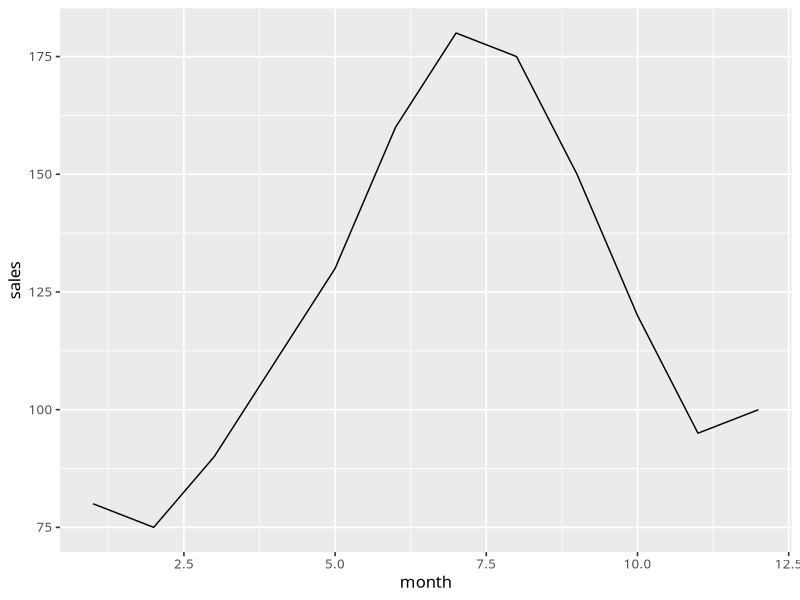
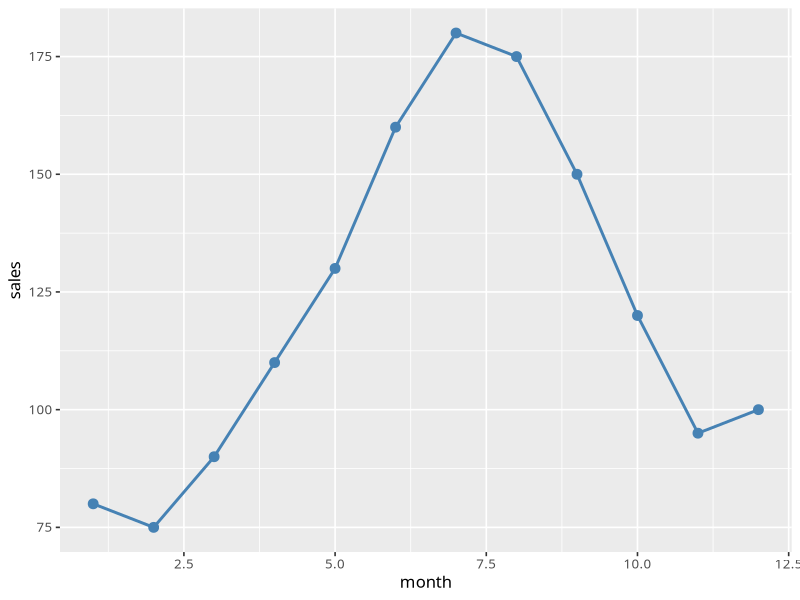
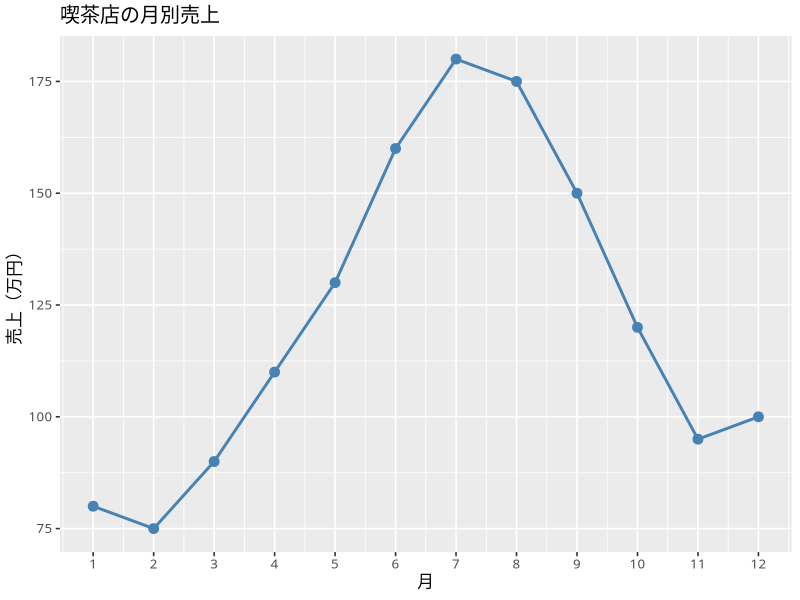
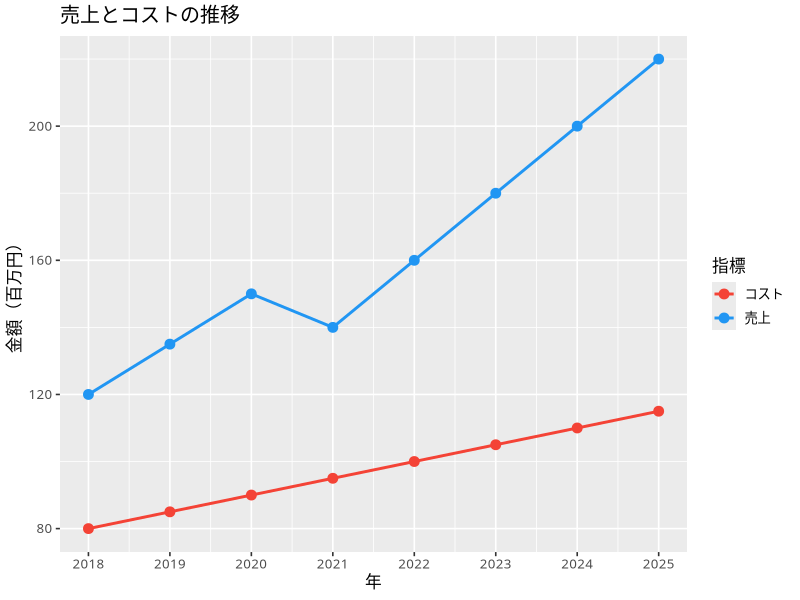
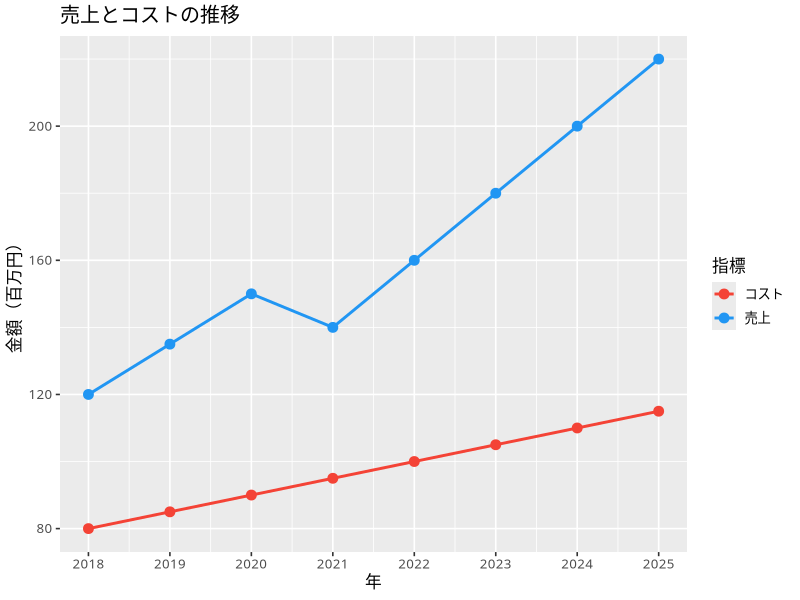
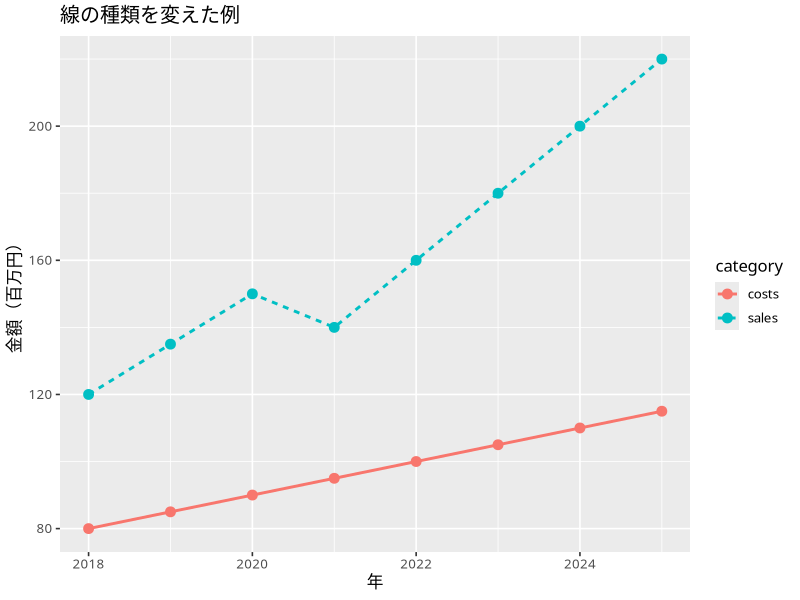
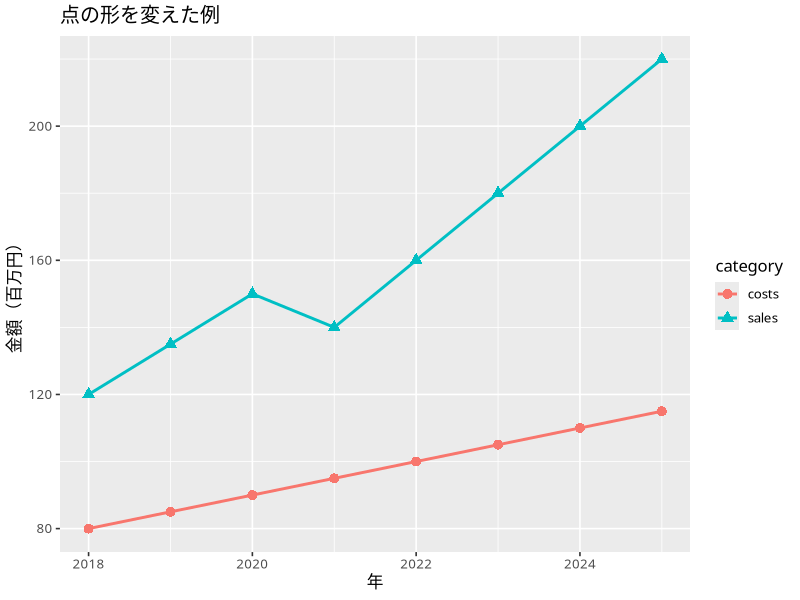
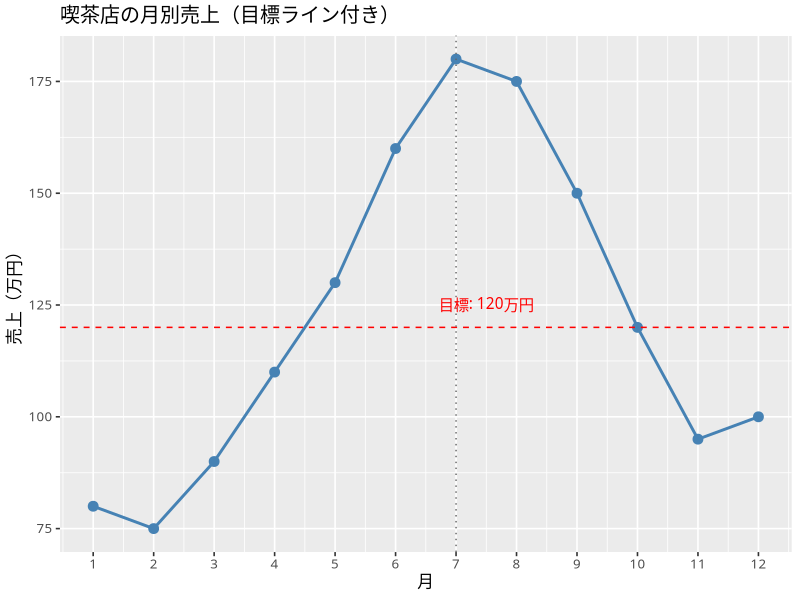

The R source for these figures, in order:
#=============================================================
# Lesson 4: 折れ線グラフ ─ 時間の流れでデータを見よう
#=============================================================
# 折れ線グラフは「時間の経過にともなう変化」を見るのに最適なグラフ。
# 売上の推移、気温の変化、人口の増減など、「いつ・どう変わったか」を伝えられる。
#
# 使う geom:
#   geom_line()  ─ 線を引く
#   geom_point() ─ 線の上にデータ点を打つ（組み合わせることが多い）
#
# Lesson1〜3 の内容（R基本、ggplotの仕組み）は理解できている前提で進めるよ！
#=============================================================

#=============================================================
# 【準備】
#=============================================================

rm(list = ls())
# 作業フォルダを semi_lesson に合わせる（Lesson 等のサブフォルダから実行した場合のみ1つ上へ）
if (
  grepl("^Lesson[0-9]", basename(getwd())) ||
    basename(getwd()) %in% c("folder_format", "applied")
) {
  setwd("..")
}

library(tidyverse)
library(ggthemes)

# 日本語テーマの設定
theme_set(theme_gray(
  base_family = "HiraginoSans-W3",
  base_size = 12
))


#=============================================================
# 【STEP 1】 まずデータを作ろう ─ data.frame の復習
#=============================================================
# 折れ線グラフ用のデータは「横軸が時間、縦軸が数値」のセット。
# data.frame() で自分で作ってみよう。

# ある喫茶店の月別売上データ（架空）
cafe <- data.frame(
  month = 1:12,
  sales = c(80, 75, 90, 110, 130, 160, 180, 175, 150, 120, 95, 100)
  # 単位：万円
)

# 中身を確認
cafe
str(cafe)


#=============================================================
# 【STEP 2】 一番シンプルな折れ線グラフ
#=============================================================

# geom_line() で線を引く
ggplot(data = cafe, aes(x = month, y = sales)) +
  geom_line()

# これだけでも折れ線グラフになる！
# でも、データの点がどこにあるかわかりにくい…

#=============================================================
# 【STEP 3】 geom_point() を重ねてデータ点を見せよう
#=============================================================

# geom_line() と geom_point() を + で重ねる
ggplot(cafe, aes(x = month, y = sales)) +
  geom_line(color = "steelblue", linewidth = 1) + # 線
  geom_point(color = "steelblue", size = 3) # 点

# linewidth = 線の太さ、size = 点の大きさ
# 同じ色にそろえると統一感が出る

#=============================================================
# 【STEP 4】 labs() でグラフを整えよう
#=============================================================

ggplot(cafe, aes(x = month, y = sales)) +
  geom_line(color = "steelblue", linewidth = 1) +
  geom_point(color = "steelblue", size = 3) +
  labs(
    title = "喫茶店の月別売上",
    x = "月",
    y = "売上（万円）"
  ) +
  scale_x_continuous(breaks = 1:12) # x軸の目盛りを1〜12に固定
# → breaks で「ここに目盛りを打って」と指定できる

#=============================================================
# 【課題1】 シンプルな折れ線グラフを描いてみよう
#=============================================================

# 課題1-1: 下のデータで折れ線グラフを描こう（geom_line + geom_point）
# ある学生の月別読書冊数
reading <- data.frame(
  month = 1:12,
  books = c(2, 3, 1, 4, 5, 3, 6, 7, 4, 3, 2, 5)
)


# 課題1-2: 上のグラフに labs() でタイトル「月別読書冊数」、
#          x軸「月」、y軸「冊数」をつけよう

# 課題1-3: 線の色を "coral"、点の色を "coral" に変えてみよう

#=============================================================
# 【STEP 5】 2本の線を重ねよう ─ 複数系列の折れ線グラフ
#=============================================================
# 「売上とコストを同じグラフで比較したい」というケースは多い。
# やり方は2通りある。

# --- 方法1: geom_line() を2回書く（シンプルだけど長い） ---

# まずデータを作る
company <- data.frame(
  year = 2018:2025,
  sales = c(120, 135, 150, 140, 160, 180, 200, 220), # 売上（百万円）
  costs = c(80, 85, 90, 95, 100, 105, 110, 115) # コスト（百万円）
)

ggplot(company, aes(x = year)) +
  geom_line(aes(y = sales, color = "売上"), linewidth = 1) +
  geom_point(aes(y = sales, color = "売上"), size = 3) +
  geom_line(aes(y = costs, color = "コスト"), linewidth = 1) +
  geom_point(aes(y = costs, color = "コスト"), size = 3) +
  scale_color_manual(values = c("売上" = "#2196F3", "コスト" = "#F44336")) +
  labs(
    title = "売上とコストの推移",
    x = "年",
    y = "金額（百万円）",
    color = "指標"
  ) +
  scale_x_continuous(breaks = 2018:2025)

# ★ ポイント: aes(y = ..., color = "ラベル名") と書くと
#   自動的に凡例（色の説明）が作られる！

# --- 方法2: データを「縦長」に変換してから描く（おすすめ） ---

# pivot_longer() でデータの形を変える
company_long <- company %>%
  pivot_longer(
    cols = c(sales, costs), # 縦長にしたい列
    names_to = "category", # 列名が入る新しい列の名前
    values_to = "amount" # 値が入る新しい列の名前
  )

# 変換前と変換後を比較してみよう
company # 横長: year, sales, costs
company_long # 縦長: year, category, amount

# 縦長データなら1行でスッキリ書ける
ggplot(company_long, aes(x = year, y = amount, color = category)) +
  geom_line(linewidth = 1) +
  geom_point(size = 3) +
  scale_color_manual(
    values = c("sales" = "#2196F3", "costs" = "#F44336"),
    labels = c("sales" = "売上", "costs" = "コスト")
  ) +
  labs(
    title = "売上とコストの推移",
    x = "年",
    y = "金額（百万円）",
    color = "指標"
  ) +
  scale_x_continuous(breaks = 2018:2025)


#=============================================================
# 【課題2】 2本の線を描いてみよう
#=============================================================

# 下のデータは、ある2科目のテスト点数の推移
scores <- data.frame(
  exam = 1:5, # 第1回〜第5回
  math = c(60, 65, 70, 75, 85),
  english = c(70, 68, 72, 80, 78)
)

# 課題2-1: 方法1（geom_line を2回書く方法）で
#          数学（青）と英語（赤）の折れ線グラフを描こう

# 課題2-2: pivot_longer() で scores を縦長に変換しよう
# ヒント: cols = c(math, english), names_to = "subject", values_to = "score"

# 課題2-3: 縦長データを使って同じグラフを描こう（方法2）

# 課題2-4: labs() でタイトル「テスト点数の推移」、x軸「試験回」、y軸「点数」をつけよう

#=============================================================
# 【STEP 6】 線のスタイルを変えよう
#=============================================================

# linetype で線の種類を変えられる
# "solid"(実線), "dashed"(破線), "dotted"(点線),
# "dotdash"(点破線), "longdash"(長破線), "twodash"(2重破線)

ggplot(
  company_long,
  aes(x = year, y = amount, color = category, linetype = category)
) +
  geom_line(linewidth = 1) +
  geom_point(size = 3) +
  labs(title = "線の種類を変えた例", x = "年", y = "金額（百万円）")

# 白黒印刷でも区別できるようにするとき、linetype は便利！

# shape でデータ点の形も変えられる
ggplot(
  company_long,
  aes(x = year, y = amount, color = category, shape = category)
) +
  geom_line(linewidth = 1) +
  geom_point(size = 3) +
  labs(title = "点の形を変えた例", x = "年", y = "金額（百万円）")


#=============================================================
# 【STEP 7】 基準線を引こう ─ geom_hline / geom_vline
#=============================================================

# geom_hline(): 水平の線を引く（目標値や基準値を示すとき便利）
# geom_vline(): 垂直の線を引く（特定の時点を示すとき便利）

ggplot(cafe, aes(x = month, y = sales)) +
  geom_line(color = "steelblue", linewidth = 1) +
  geom_point(color = "steelblue", size = 3) +
  geom_hline(yintercept = 120, linetype = "dashed", color = "red") + # 目標ライン
  geom_vline(xintercept = 7, linetype = "dotted", color = "gray40") + # 7月を強調
  annotate(
    "text",
    x = 7.5,
    y = 125,
    label = "目標: 120万円",
    color = "red",
    family = "Hiragino Sans"
  ) +
  labs(
    title = "喫茶店の月別売上（目標ライン付き）",
    x = "月",
    y = "売上（万円）"
  ) +
  scale_x_continuous(breaks = 1:12)

# annotate("text", ...) でグラフ上に好きな文字を置ける

#=============================================================
# 【STEP 8】 成長率（変化率）を計算して描こう
#=============================================================
# 「前年比で何%増えた？」を計算するには lag() を使う。
# lag() = 1つ前の値を取得する関数

company <- company %>%
  mutate(
    sales_growth = (sales - lag(sales)) / lag(sales) * 100,
    costs_growth = (costs - lag(costs)) / lag(costs) * 100
  )

# 計算結果を確認（最初の年はNAになる ← 「1つ前」がないから）
company

# 成長率の折れ線グラフ（NA の行は除く）
company_growth <- company %>%
  filter(!is.na(sales_growth)) %>% # NAの行を除く
  pivot_longer(
    cols = c(sales_growth, costs_growth),
    names_to = "category",
    values_to = "growth"
  )

ggplot(company_growth, aes(x = year, y = growth, color = category)) +
  geom_line(linewidth = 1) +
  geom_point(size = 3) +
  geom_hline(yintercept = 0, linetype = "dashed", color = "gray50") + # 0%ライン
  scale_color_manual(
    values = c("sales_growth" = "#2196F3", "costs_growth" = "#F44336"),
    labels = c("sales_growth" = "売上成長率", "costs_growth" = "コスト成長率")
  ) +
  labs(
    title = "売上・コストの成長率推移",
    x = "年",
    y = "成長率（%）",
    color = "指標"
  ) +
  scale_x_continuous(breaks = 2019:2025)


#=============================================================
# 【課題3】 成長率を計算して描こう
#=============================================================

# 課題3-1: 下のデータに「前月比成長率」の列を追加しよう
# ヒント: mutate(growth = (visitors - lag(visitors)) / lag(visitors) * 100)
shop <- data.frame(
  month = 1:12,
  visitors = c(500, 480, 520, 600, 700, 850, 900, 870, 750, 650, 550, 580)
)


# 課題3-2: 成長率の折れ線グラフを描こう（NAの月は除く）
# ヒント: filter(!is.na(growth)) してから ggplot

# 課題3-3: geom_hline() で 0% の基準線を追加しよう

#=============================================================
# 【STEP 9】 面グラフ ─ 折れ線の下を塗りつぶす
#=============================================================
# geom_area() を使うと、折れ線の下の面積を塗りつぶせる。
# 「量の大きさ」を視覚的に強調したいときに使う。

ggplot(cafe, aes(x = month, y = sales)) +
  geom_area(fill = "steelblue", alpha = 0.3) + # 塗りつぶし
  geom_line(color = "steelblue", linewidth = 1) +
  geom_point(color = "steelblue", size = 3) +
  labs(title = "喫茶店の月別売上（面グラフ）", x = "月", y = "売上（万円）") +
  scale_x_continuous(breaks = 1:12)


#=============================================================
# 【STEP 10】 テーマと仕上げ
#=============================================================
# 最終的なグラフは見やすくカスタマイズしよう

final_plot <- ggplot(
  company_long,
  aes(x = year, y = amount, color = category)
) +
  geom_line(linewidth = 1) +
  geom_point(size = 3) +
  scale_color_manual(
    values = c("sales" = "#2196F3", "costs" = "#F44336"),
    labels = c("sales" = "売上", "costs" = "コスト")
  ) +
  labs(
    title = "売上とコストの年次推移",
    subtitle = "2018年〜2025年",
    x = "年",
    y = "金額（百万円）",
    color = "指標",
    caption = "データ：架空データ"
  ) +
  scale_x_continuous(breaks = 2018:2025) +
  scale_y_continuous(breaks = seq(0, 250, by = 50)) +
  theme_grey(base_family = "HiraginoSans-W3", base_size = 12) +
  theme(
    legend.position = "bottom",
    plot.title = element_text(hjust = 0.5, size = 14),
    plot.subtitle = element_text(hjust = 0.5)
  )

final_plot

# 保存（保存先フォルダがなければ作成）
dir.create("Lesson05_line_plot", showWarnings = FALSE)
ggsave(
  "Lesson05_line_plot/line_plot_result.png",
  plot = final_plot,
  width = 8,
  height = 5,
  dpi = 300
)


#=============================================================
# 【総合課題】
#=============================================================

# 総合課題1: 下のデータで折れ線グラフを作ろう
#   - geom_line() + geom_point() を使う
#   - labs() でタイトル・軸ラベルをつける
#   - scale_x_continuous(breaks = ...) で年の目盛りを全部表示する

population <- data.frame(
  year = 2015:2025,
  pop = c(1270, 1268, 1265, 1262, 1260, 1257, 1253, 1250, 1246, 1242, 1238)
  # 日本の人口（百万人・架空データ）
)


# 総合課題2: 下のデータで2本の線（東京と大阪）の折れ線グラフを作ろう
#   - pivot_longer() で縦長に変換してから描く
#   - scale_color_manual() で好きな色を設定する
#   - geom_hline() で「平均気温20度」のラインを追加する

temperature <- data.frame(
  month = 1:12,
  tokyo = c(5.4, 6.1, 9.4, 14.3, 19.0, 22.7, 26.2, 27.5, 24.2, 18.4, 12.7, 7.7),
  osaka = c(6.0, 6.4, 9.8, 15.2, 19.8, 23.6, 27.4, 28.6, 25.0, 19.2, 13.5, 8.2)
)

# 総合課題3: 総合課題2のグラフに以下を追加しよう
#   - theme_minimal() を適用
#   - legend.position = "bottom" で凡例を下に
#   - ggsave() でPNG形式で保存

#=============================================================
# 【おまけ】 折れ線グラフ関連の geom 早見表
#=============================================================
# geom_line()    : 折れ線（点と点を直線でつなぐ）
# geom_point()   : 点（折れ線と組み合わせることが多い）
# geom_area()    : 面グラフ（折れ線の下を塗りつぶす）
# geom_step()    : 階段グラフ（段階的に変化するデータ向け）
# geom_smooth()  : トレンドライン（傾向を滑らかに表現）
# geom_hline()   : 水平基準線（目標値・平均値に使う）
# geom_vline()   : 垂直基準線（特定時点を強調する）
# annotate()     : グラフ上にテキストや図形を追加
